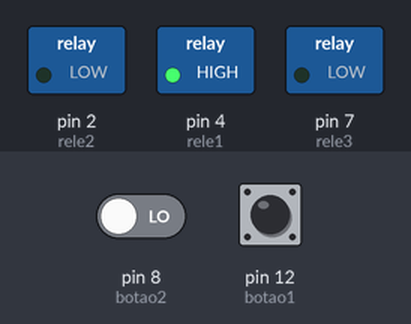
A sketch run on a simulated Arduino Uno, built with avr-gcc and run on an emulated ATmega328P. Parts: switched loads named in the sketch (green lamp = pin HIGH). The inputs (shaded band) are chosen by the test bench; at power-on: pin 12 (botao1) LOW, pin 8 (botao2) LOW.

Above: at 1.2 s.
1.3 s: pin 12 (botao1) pulled HIGH for 0.15 s
At 1.37 s:
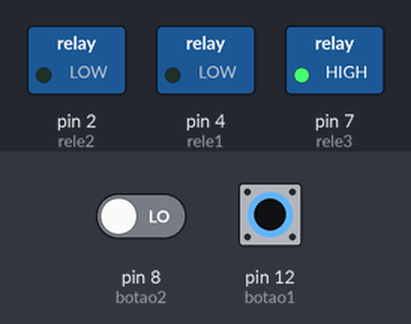
2.9 s: pin 12 (botao1) pulled HIGH for 3.2 s
At 6.4 s:
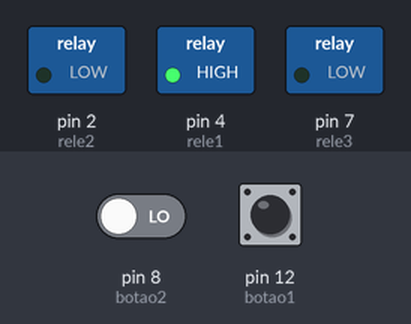
7.6 s: pin 8 (botao2) driven HIGH and pin 12 (botao1) driven HIGH
At 8.7 s:
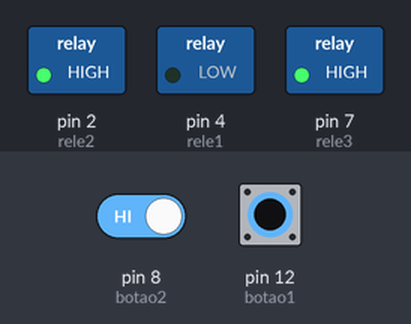
9.1 s: pin 8 (botao2) driven LOW
At 9.8 s:
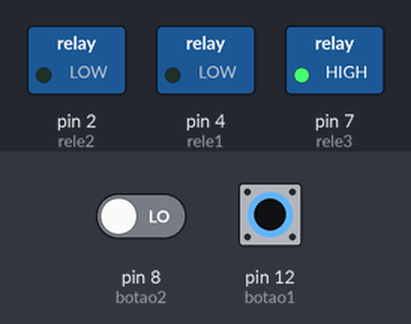
Timing chart, 0 to 11.6 s (numbered marks = the images above; inputs shaded):
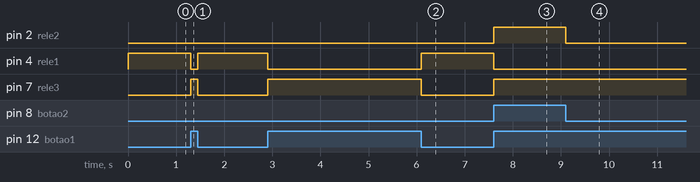

The sketch:

codigoFonte.ino
```cpp
const int botao1 = 12;
const int botao2 = 8;
const int rele1 = 4;
const int rele2 = 2;
const int rele3 = 7;

void setup() {
  pinMode(botao1, INPUT);
  pinMode(botao2, INPUT);
  pinMode(rele1, OUTPUT);
  pinMode(rele2, OUTPUT);
  pinMode(rele3, OUTPUT);
}

void loop() {
  int estadoBotao1 = digitalRead(botao1);
  int estadoBotao2 = digitalRead(botao2);

  if(estadoBotao1 == 1){
    if(estadoBotao2 ==1){
    	digitalWrite( rele1, 0);
   		digitalWrite( rele2, 1);
    	digitalWrite( rele3, 1);
    }
      else{
        digitalWrite( rele1, 0);
   		digitalWrite( rele2, 0);
    	digitalWrite( rele3, 1);

  }
  }
  else{
    digitalWrite( rele1, 1);
    digitalWrite( rele2, 0);
    digitalWrite( rele3, 0);
  }
}
```

Measured:
- after the input at 1.3 s, pin 4 (rele1): HIGH → LOW at once, → HIGH 0.15 s later; pin 7 (rele3): LOW → HIGH at once, → LOW 0.15 s later
- after the input at 2.9 s, pin 4 (rele1): HIGH → LOW at once, → HIGH 3.2 s later; pin 7 (rele3): LOW → HIGH at once, → LOW 3.2 s later
- after the input at 7.6 s, pin 2 (rele2), pin 7 (rele3): LOW → HIGH at once; pin 4 (rele1): HIGH → LOW at once
- after the input at 9.1 s, pin 2 (rele2): HIGH → LOW at once
